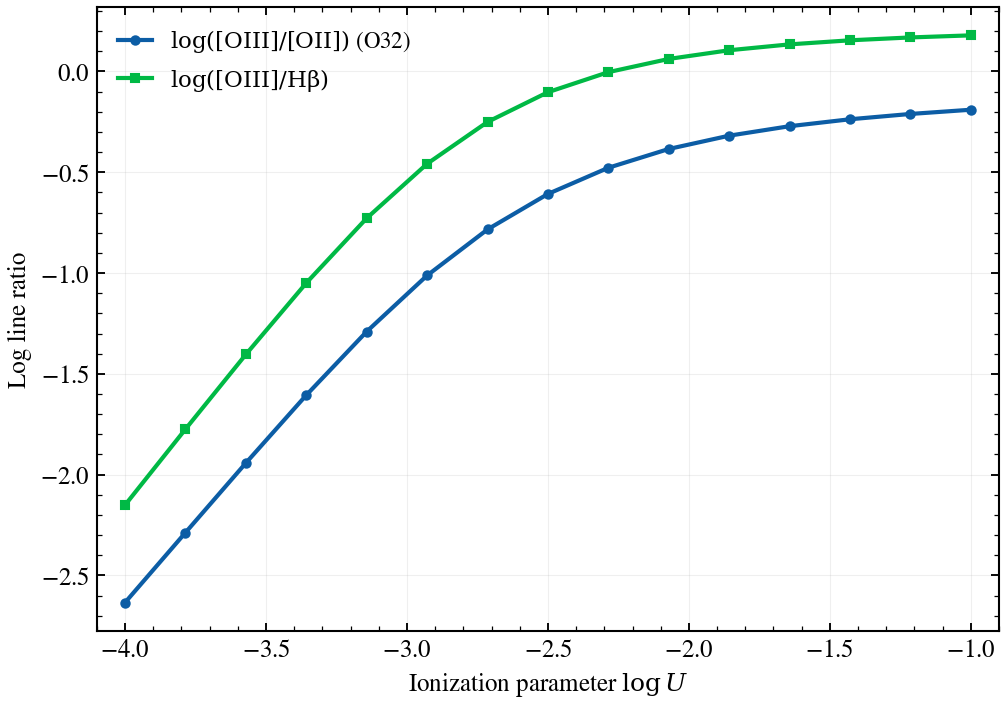

Source code (Python):
"""
Ionization parameter (logU) controls emission-line diagnostics
==============================================================

The ionization parameter logU controls the hardness of the ionizing
radiation field and drives rapid changes in optical line ratios. We show
how [OIII]/[OII] (O32) and [OIII]/Hβ respond to logU from -4 to -1 at
fixed metallicity (Z/Zsun = -0.5), demonstrating the use of O32 as a logU
diagnostic (Kewley & Dolphin 2002). Cue (Li et al. 2024, 2025) samples
the ionizing spectrum flexibility and provides smooth gradients through
metallicity, density, and ionization parameters for joint SED fitting.
"""

import os

os.environ["TF_CPP_MIN_LOG_LEVEL"] = "2"  # suppress XLA/PjRt C++ INFO+WARNING logs

import warnings

import jax
import matplotlib.pyplot as plt
import numpy as np

import tengri
from tengri.analysis.plotting import setup_style

setup_style()
warnings.filterwarnings("ignore", message=".*BakedInBackend.*")
warnings.filterwarnings("ignore", message=".*deprecated.*")

ssp = tengri.load_ssp("fsps_prsc_miles_chabrier")

# Build model with neb_logU as a free parameter
model = tengri.SEDModel.build(
    ssp,
    sfh={
        "type": "dpl",
        "*": tengri.FIXED,
        "alpha": 1.0,
        "beta": 2.5,
        "tau_gyr": 0.05,
        "log_total_mass": 10.0,
    },
    dust={"type": "two_component", "*": tengri.FIXED, "tau_diff": 0.0, "tau_bc": 0.0},
    neb={
        "type": "cue",
        "*": tengri.FIXED,
        "logZ_gas": -0.5,
        "logU": tengri.Uniform(-4.0, -1.0),
    },
    redshift=tengri.Fixed(0.05),
)

# Sample logU values and compute line ratios
logu_values = np.linspace(-4.0, -1.0, 15)
o32_ratio = []  # [OIII] / [OII]
o3hb_ratio = []  # [OIII] / Hbeta

# Get baseline parameters (fixed SFH, dust, redshift, metallicity)
baseline_params = dict(model.spec.sample(jax.random.PRNGKey(0)))

for logu in logu_values:
    # Modify only neb_logU, keep everything else fixed
    params = {**baseline_params, "neb_logU": np.float64(logu)}
    lines = model.predict_emission_lines(params)

    if lines is not None and not np.isnan(lines.oii):
        oii = float(lines.oii)
        oiii = float(lines.oiii_5007)
        hb = float(lines.hbeta)

        if oii > 0 and oiii > 0 and hb > 0:
            o32_ratio.append(np.log10(oiii / oii))
            o3hb_ratio.append(np.log10(oiii / hb))

# Create figure with single panel showing two traces
fig, ax = plt.subplots(figsize=(7, 5))

valid_logu = logu_values[: len(o32_ratio)]
ax.plot(
    valid_logu,
    o32_ratio,
    "o-",
    lw=2.0,
    ms=4,
    label=r"$\log([{\rm OIII}]/[{\rm OII}])$ (O32)",
    color="C0",
)
ax.plot(
    valid_logu,
    o3hb_ratio,
    "s-",
    lw=2.0,
    ms=4,
    label=r"$\log([{\rm OIII}]/{\rm H\beta})$",
    color="C1",
)

ax.set_xlabel(r"Ionization parameter $\log U$", fontsize=12)
ax.set_ylabel(r"Log line ratio", fontsize=12)
ax.legend(loc="upper left", fontsize=11, framealpha=0.95)
ax.grid(True, alpha=0.2)
ax.set_xlim(-4.1, -0.9)

fig.tight_layout()
plt.savefig("plot_cue_logu_line_ratios.png", dpi=150, bbox_inches="tight")
plt.close(fig)
